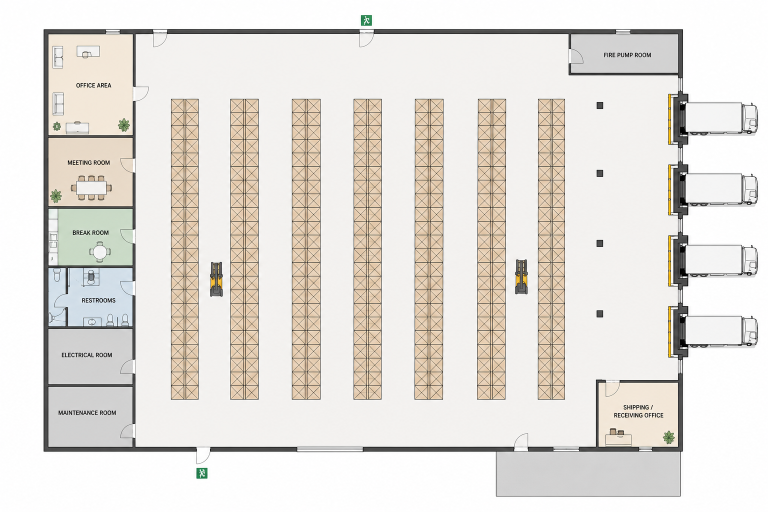
#> input picture examples/sample_floorplan.png, 1536 x 1024 px (shown at 1/2 size)
$ python -i colorize.py   (imports and definitions only)
#> lines starting #> are read from the running program, lines starting #| are printed output that depends on the picture
"""Pixel-perfect room colouring (pure OpenCV, no ML, no LLM).

Fills each walled room region with a distinct semi-transparent pastel, up to the
wall lines — the "coloured layers" visualisation. Deterministic and fast (~1s).

Limitation: open-plan areas with no wall between them fill as a SINGLE region
(flood fill cannot separate what is not walled). That is accepted by design.
"""

from __future__ import annotations

from typing import Optional, Sequence

import cv2
import numpy as np

# Semi-transparent pastel palette (BGR), cycled across detected regions.
_PALETTE = [
    (200, 180, 255), (180, 255, 200), (255, 220, 180), (180, 220, 255),
    (255, 200, 230), (200, 255, 255), (220, 200, 255), (255, 255, 190),
    (200, 230, 255), (230, 255, 200), (210, 210, 255), (255, 230, 210),
]

# A polygon is a sequence of normalized [0,1] (x, y) points.
Polygon = Sequence[tuple[float, float]]


def colorize_plan(
    image_bytes: bytes,
    wall_dilate: int = 13,
    min_area_pct: float = 0.25,
    alpha: float = 0.5,
    polygons: Optional[Sequence[Polygon]] = None,
) -> bytes:
    """Plan image bytes -> PNG bytes with rooms coloured up to the walls.

    - wall_dilate: kernel (px) to thicken walls so open doorways close and rooms
      stay separate. Larger = fewer, cleaner regions (but merges more).
    - min_area_pct: drop regions smaller than this % of the image (text/furniture).
    - alpha: overlay opacity.
    - polygons: user-drawn rooms (normalized [0,1] outlines) to paint as coloured
      regions on top of the flood-fill, so a room traced by hand on the plan shows
      up on the coloured overlay even where no wall bounds it.
    """
    arr = np.frombuffer(image_bytes, np.uint8)
    img = cv2.imdecode(arr, cv2.IMREAD_COLOR)
    if img is None:
        raise ValueError("could not decode image")
    H, W = img.shape[:2]
    gray = cv2.cvtColor(img, cv2.COLOR_BGR2GRAY)

    # Adaptive threshold: handles light-grey walls that Otsu misses.
    walls = cv2.adaptiveThreshold(
        gray, 255, cv2.ADAPTIVE_THRESH_MEAN_C, cv2.THRESH_BINARY_INV, 35, 10
    )
    if wall_dilate > 0:
        k = cv2.getStructuringElement(cv2.MORPH_RECT, (wall_dilate, wall_dilate))
        walls = cv2.dilate(walls, k, iterations=1)

    space = (walls == 0).astype(np.uint8)
    n, labels, stats, _ = cv2.connectedComponentsWithStats(space, connectivity=4)

    overlay = img.copy()
    min_area = min_area_pct / 100.0 * (H * W)
    kept = 0
    for i in range(1, n):
        x, y, w, h, area = stats[i]
        if area < min_area:
            continue
        # Drop the building exterior (its component touches the image border).
        if x <= 1 or y <= 1 or x + w >= W - 1 or y + h >= H - 1:
            continue
        overlay[labels == i] = _PALETTE[kept % len(_PALETTE)]
        kept += 1

    # Paint hand-drawn rooms on top, continuing the palette so they stay distinct.
    for poly in polygons or []:
        pts = _to_pixels(poly, W, H)
        if pts is None:
            continue
        color = _PALETTE[kept % len(_PALETTE)]
        cv2.fillPoly(overlay, [pts], color)
        kept += 1

    out = cv2.addWeighted(overlay, alpha, img, 1 - alpha, 0)

    # Outline the hand-drawn rooms on the blended result so their edge reads
    # crisply (the semi-transparent fill alone can be faint over busy plans).
    for poly in polygons or []:
        pts = _to_pixels(poly, W, H)
        if pts is not None:
            cv2.polylines(out, [pts], isClosed=True, color=(60, 60, 60), thickness=2)

    ok, buf = cv2.imencode(".png", out)
    if not ok:
        raise ValueError("could not encode PNG")
    return buf.tobytes()


def _to_pixels(poly: Polygon, W: int, H: int) -> Optional[np.ndarray]:
    """Normalized [0,1] outline -> int32 pixel points, or None if degenerate."""
    if not poly or len(poly) < 3:
        return None
    pts = np.array(
        [(round(float(x) * W), round(float(y) * H)) for x, y in poly],
        dtype=np.int32,
    )
    return pts.reshape((-1, 1, 2))

>>> import cv2
>>> picture = cv2.imread('../../examples/sample_floorplan.png', cv2.IMREAD_GRAYSCALE)
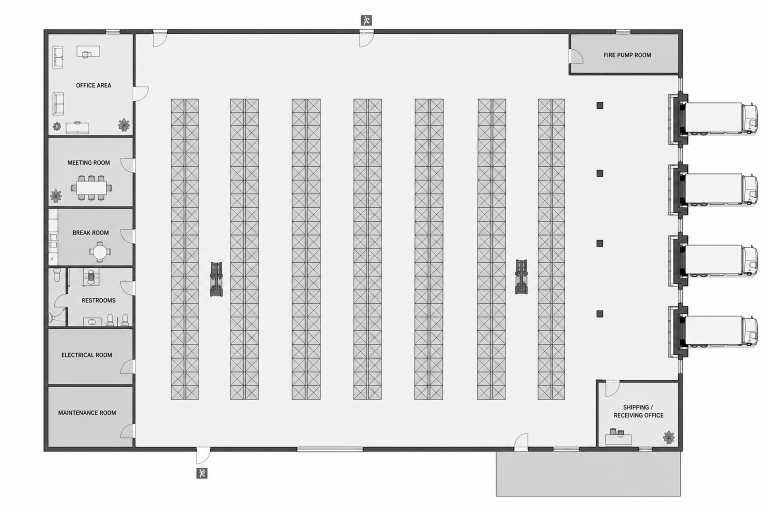
#> picture: shape (1024, 1536) (shown at 1/2 size); min 0, max 255, mean 224.8
>>> result = colorize_plan(picture)
#> (the run stopped early here; a loop or call above may not have finished)
